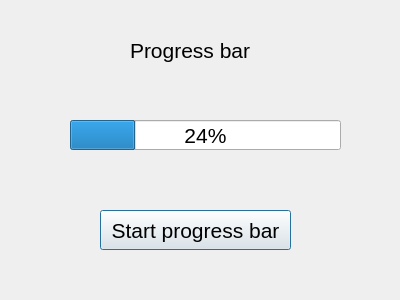
<?xml version="1.0" encoding="UTF-8"?>
<ui version="4.0">
 <class>Dialog</class>
 <widget class="QDialog" name="Dialog">
  <property name="geometry">
   <rect>
    <x>0</x>
    <y>0</y>
    <width>400</width>
    <height>300</height>
   </rect>
  </property>
  <property name="font">
   <font>
    <pointsize>16</pointsize>
   </font>
  </property>
  <property name="windowTitle">
   <string>Dialog</string>
  </property>
  <widget class="QLabel" name="label">
   <property name="geometry">
    <rect>
     <x>130</x>
     <y>30</y>
     <width>131</width>
     <height>40</height>
    </rect>
   </property>
   <property name="text">
    <string>Progress bar</string>
   </property>
  </widget>
  <widget class="QProgressBar" name="progressBar">
   <property name="geometry">
    <rect>
     <x>70</x>
     <y>120</y>
     <width>271</width>
     <height>30</height>
    </rect>
   </property>
   <property name="value">
    <number>24</number>
   </property>
  </widget>
  <widget class="QPushButton" name="pushButtonStartProgressBar">
   <property name="geometry">
    <rect>
     <x>100</x>
     <y>210</y>
     <width>191</width>
     <height>40</height>
    </rect>
   </property>
   <property name="text">
    <string>Start progress bar</string>
   </property>
  </widget>
 </widget>
 <resources/>
 <connections/>
</ui>
